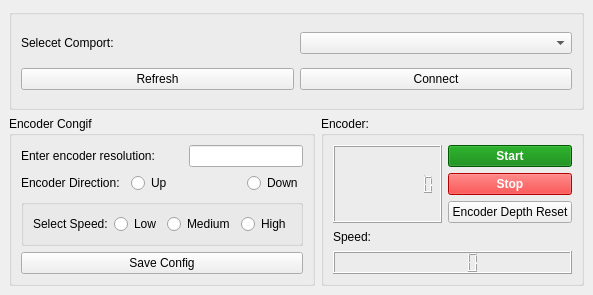
<?xml version="1.0" encoding="UTF-8"?>
<ui version="4.0">
 <class>MainWindow</class>
 <widget class="QMainWindow" name="MainWindow">
  <property name="geometry">
   <rect>
    <x>0</x>
    <y>0</y>
    <width>586</width>
    <height>295</height>
   </rect>
  </property>
  <property name="windowTitle">
   <string>Encoder Simulator GUI</string>
  </property>
  <widget class="QWidget" name="centralwidget">
   <property name="enabled">
    <bool>true</bool>
   </property>
   <layout class="QGridLayout" name="gridLayout_3">
    <item row="1" column="1">
     <widget class="QGroupBox" name="groupBox_5">
      <property name="title">
       <string>Encoder:</string>
      </property>
      <layout class="QGridLayout" name="gridLayout_5">
       <item row="0" column="2">
        <widget class="QPushButton" name="btnStart">
         <property name="styleSheet">
          <string notr="true">background-color: green;
color: white;
font-weight: bold;
</string>
         </property>
         <property name="text">
          <string>Start</string>
         </property>
        </widget>
       </item>
       <item row="1" column="2">
        <widget class="QPushButton" name="btnStop">
         <property name="styleSheet">
          <string notr="true">background-color: red;
color: white;
font-weight: bold;</string>
         </property>
         <property name="text">
          <string>Stop</string>
         </property>
        </widget>
       </item>
       <item row="2" column="2">
        <widget class="QPushButton" name="btnReset">
         <property name="text">
          <string>Encoder Depth Reset</string>
         </property>
        </widget>
       </item>
       <item row="0" column="0" rowspan="3" colspan="2">
        <widget class="QLCDNumber" name="lcdDepth">
         <property name="digitCount">
          <number>10</number>
         </property>
        </widget>
       </item>
       <item row="3" column="0">
        <widget class="QLabel" name="label_4">
         <property name="text">
          <string>Speed:</string>
         </property>
        </widget>
       </item>
       <item row="4" column="0" colspan="3">
        <widget class="QLCDNumber" name="lcdSpeed"/>
       </item>
      </layout>
     </widget>
    </item>
    <item row="0" column="0" colspan="2">
     <widget class="QGroupBox" name="groupBox">
      <property name="title">
       <string/>
      </property>
      <layout class="QGridLayout" name="gridLayout" rowstretch="0,0" columnstretch="0,0">
       <item row="0" column="1">
        <widget class="QComboBox" name="cmbComport"/>
       </item>
       <item row="1" column="0">
        <widget class="QPushButton" name="btnRefresh">
         <property name="text">
          <string>Refresh</string>
         </property>
        </widget>
       </item>
       <item row="1" column="1">
        <widget class="QPushButton" name="btnConnect">
         <property name="text">
          <string>Connect</string>
         </property>
        </widget>
       </item>
       <item row="0" column="0">
        <widget class="QLabel" name="label">
         <property name="text">
          <string>Selecet Comport:</string>
         </property>
        </widget>
       </item>
      </layout>
     </widget>
    </item>
    <item row="1" column="0">
     <widget class="QGroupBox" name="groupBox_2">
      <property name="title">
       <string>Encoder Congif</string>
      </property>
      <layout class="QGridLayout" name="gridLayout_2">
       <item row="0" column="0" colspan="3">
        <widget class="QLabel" name="label_2">
         <property name="text">
          <string>Enter encoder resolution:</string>
         </property>
        </widget>
       </item>
       <item row="1" column="0" colspan="2">
        <widget class="QLabel" name="label_5">
         <property name="text">
          <string>Encoder Direction:</string>
         </property>
        </widget>
       </item>
       <item row="1" column="2" colspan="2">
        <widget class="QRadioButton" name="radioBtnUp">
         <property name="text">
          <string>Up</string>
         </property>
        </widget>
       </item>
       <item row="1" column="4">
        <widget class="QRadioButton" name="radioBtnDown">
         <property name="text">
          <string>Down</string>
         </property>
        </widget>
       </item>
       <item row="3" column="0" colspan="5">
        <widget class="QPushButton" name="btnSaveConfig">
         <property name="text">
          <string>Save Config</string>
         </property>
        </widget>
       </item>
       <item row="0" column="3" colspan="2">
        <widget class="QLineEdit" name="leResolution"/>
       </item>
       <item row="2" column="0" colspan="5">
        <widget class="QGroupBox" name="groupBox_3">
         <property name="title">
          <string/>
         </property>
         <layout class="QGridLayout" name="gridLayout_4">
          <item row="0" column="0">
           <widget class="QLabel" name="label_3">
            <property name="text">
             <string>Select Speed:</string>
            </property>
           </widget>
          </item>
          <item row="0" column="1">
           <widget class="QRadioButton" name="radioBtnLow">
            <property name="text">
             <string>Low</string>
            </property>
           </widget>
          </item>
          <item row="0" column="2">
           <widget class="QRadioButton" name="radioBtnMedium">
            <property name="text">
             <string>Medium</string>
            </property>
           </widget>
          </item>
          <item row="0" column="3">
           <widget class="QRadioButton" name="radioBtnHigh">
            <property name="text">
             <string>High</string>
            </property>
           </widget>
          </item>
         </layout>
        </widget>
       </item>
      </layout>
     </widget>
    </item>
   </layout>
  </widget>
 </widget>
 <resources/>
 <connections/>
</ui>
